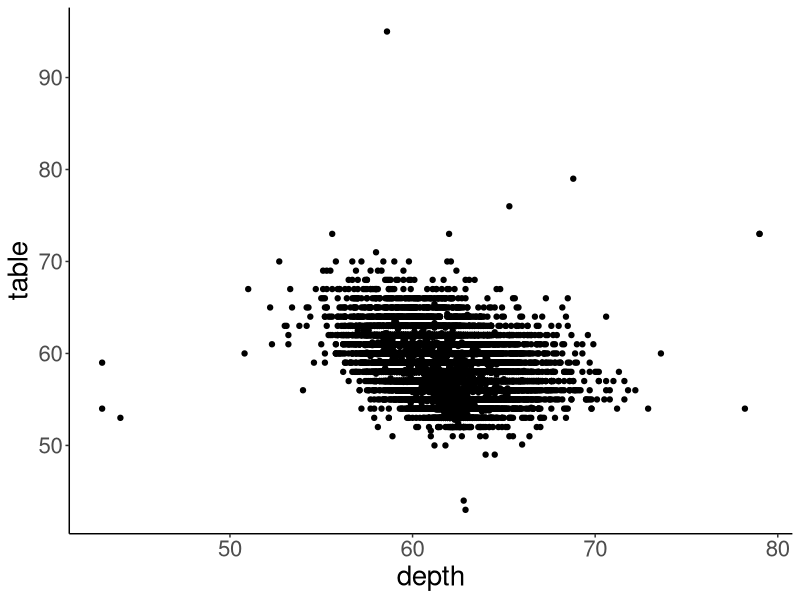

The R source for this figure: (Note: this script raises an error after producing the figure.)
## ---- chunk 1
# these options here change the formatting of how comments are rendered
knitr::opts_chunk$set(comment = "#>")
## ---- chunk 2
library("knitr") # for rendering the RMarkdown file
library("tidyverse") # for data wrangling 
## ---- chunk 3
theme_set(theme_classic() + #set the theme 
    theme(text = element_text(size = 20))) #set the default text size
## ---- chunk 4
ggplot(data = diamonds,
       mapping = aes(x = depth, y = table)) +
  geom_point()
## ---- chunk 5
include_graphics("figures/practice_plot1.png")
## ---- chunk 6
ggplot(data = diamonds,
       mapping = aes(x = clarity, y = price)) +
  stat_summary(fun = "mean", geom = "bar") +
  stat_summary(fun.data = "mean_cl_boot", geom = "linerange")
## ---- chunk 7
include_graphics("figures/practice_plot2.png")
## ---- chunk 8
# make practice plot 3 here
ggplot(data = diamonds, 
       mapping = aes(x = color,
                     y = price,
                     group = clarity,
                     color = clarity)) +
  stat_summary(fun.data = "mean_cl_boot",
               geom = "linerange",
               size = 1) +
  stat_summary(fun = "mean",
               geom = "line",
               size = 2)
## ---- chunk 9
include_graphics("figures/practice_plot3.png")
## ---- chunk 10
# make practice plot 4 here
ggplot(data = diamonds,
       mapping = aes(x = color,
                     y = price,
                     fill = cut)) +
  stat_summary(fun = "mean",
               geom = "bar",
               position = position_dodge(width = 0.9),
               color = "black") +
  stat_summary(fun.data = "mean_cl_boot",
               geom = "linerange",
               position = position_dodge(width = 0.9),
               color = "black") +
  facet_grid(rows = vars(clarity)) +
  theme(axis.text.y = element_text(size = 10))
## ---- chunk 11
include_graphics("figures/practice_plot4.png")
